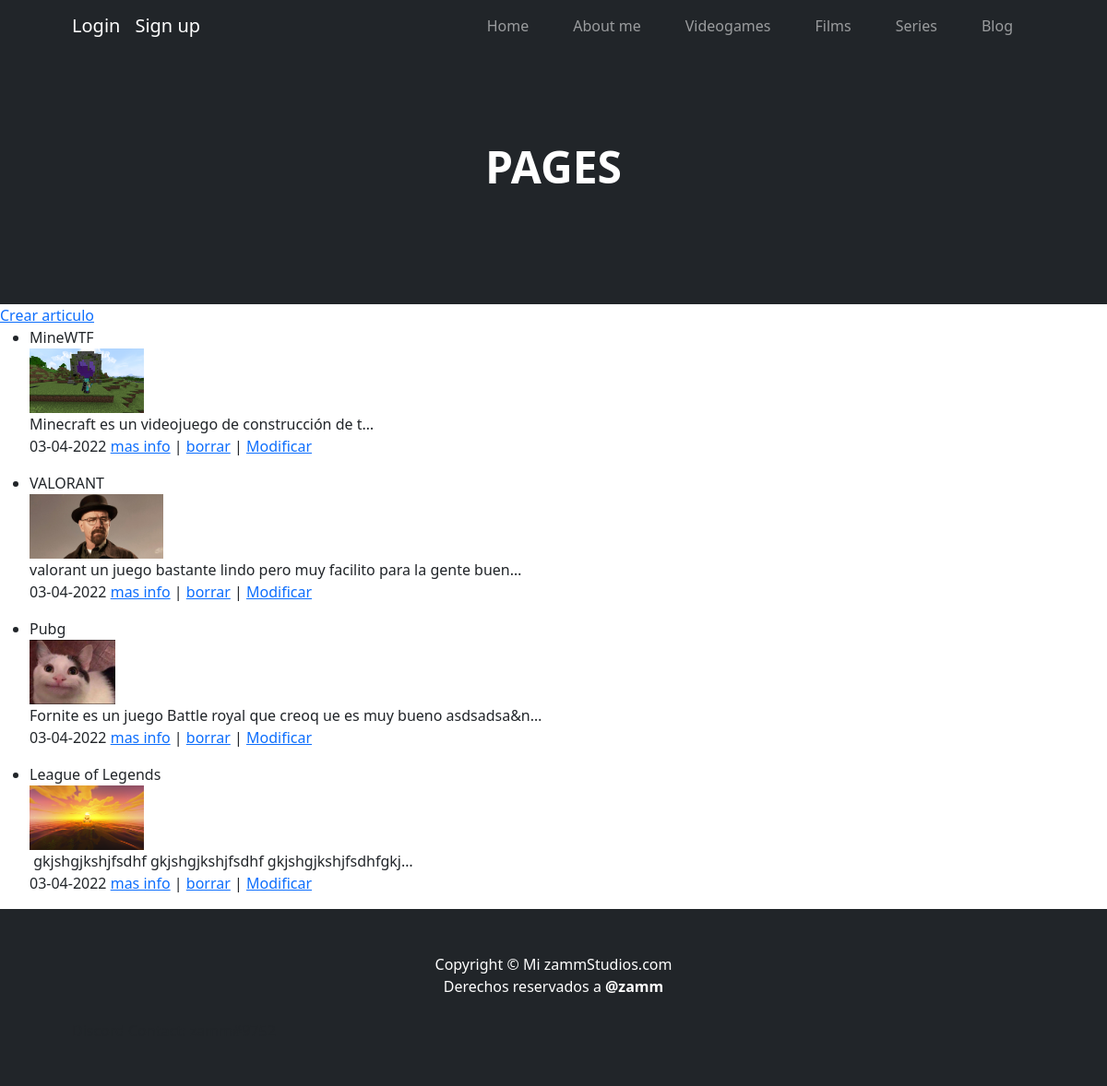
Page /pages/ on the earlier database version.
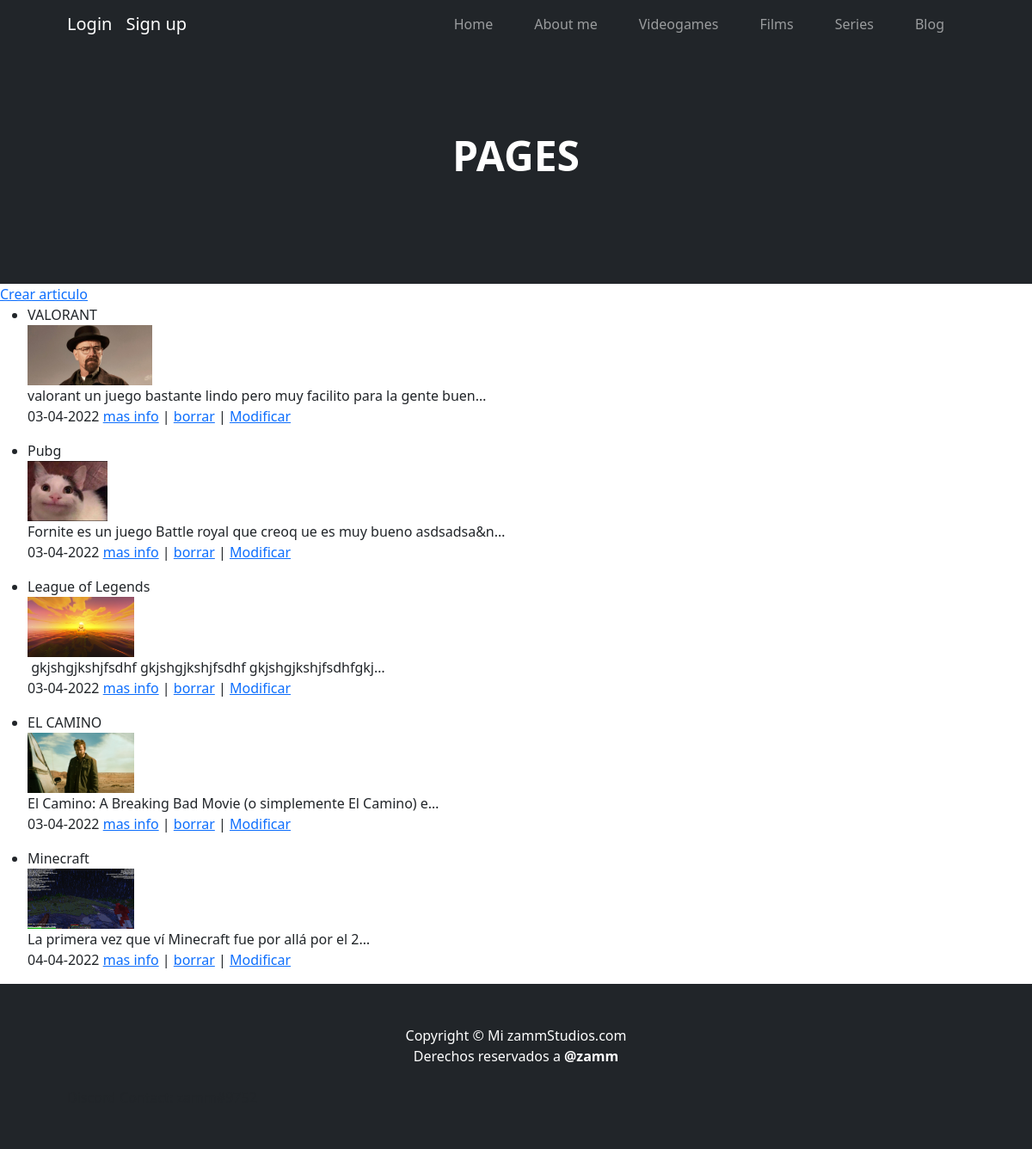
Same page on the later database version.
### blog/models.py (models this page shows, shortened)
class Page(models.Model):
    title = models.CharField(max_length=50)
    subtitle = models.CharField(max_length=100)
    image_page = models.ImageField(upload_to='blog/', blank=True, null=True)
    author = models.CharField(max_length=100)
    content = RichTextField(blank=True, null=True)
    datetimecreation = models.DateTimeField(auto_now_add=True)

### blog/views.py (the view)
# urls.py: path('', views.PagesList.as_view(), name='pages'),
class PagesList(ListView):
    model = Page
    template_name = 'blog/pages_list.html'

### blog/templates/blog/pages_list.html (shortened to what this page needs)
{% extends 'index/index.html' %}
{% block header_block %}
        <header class="bg-dark py-5">
            <div class="container px-5">
                <div class="row gx-5 justify-content-center">
                    <div class="col-lg-6">
                        <div class="text-center my-5">
                            {% block header_text_block %}
                                <h1 class="display-5 fw-bolder text-white mb-2">PAGES</h1>
                            {% endblock header_text_block %}
                        </div>
                    </div>
                </div>
            </div>
        </header>
{% endblock header_block %}
{% block body_block %}
        <a href={% url 'page_create' %}>Crear articulo</a>
    {% for page in page_list %}
        <ul>
            <li>{{page.title}}<br>
                {% if page.image_page %}
                    <img src="{{page.image_page.url}}" alt="image" height="70"><br>
                {% endif %}
                {{page.content|striptags|safe|truncatechars:"70"}}<br>
                {{page.datetimecreation | date:'d-m-Y'}}
                <a href={% url 'page_detail' page.id %}>mas info</a> |
                <a href={% url 'page_delete' page.id %}>borrar</a> |
                <a href={% url 'page_edit' page.id %}>Modificar</a>
            </li>
        </ul>
    {% endfor %}
{% endblock body_block %}

### index/templates/index/index.html (shortened to what this page needs)
<!DOCTYPE html>
<html lang="en">
    <head>
        {% load static %}
        <link href="https://cdn.jsdelivr.net/npm/bootstrap-icons@1.4.1/font/bootstrap-icons.css" rel="stylesheet" />
        <link href={% static 'css/styles.css' %} rel="stylesheet" />
    </head>
    <body>
        <nav class="navbar navbar-expand-lg navbar-dark bg-dark">
            <div class="container px-5">
                {% if request.user.is_authenticated %}
                    <a class="navbar-brand" href={% url 'logout' %}>Logout</a>
                    <a class="navbar-brand" href={% url 'edit' %}>Edit profile</a>
                {% else %}
                    <a class="navbar-brand" href={% url 'login' %}>Login</a>
                    <a class="navbar-brand" href={% url 'register' %}>Sign up</a>
                {% endif %}
                <div class="collapse navbar-collapse" id="navbarSupportedContent">
                    <ul class="navbar-nav ms-auto mb-2 mb-lg-0">
                        <li class="nav-item"><a class="nav-link" href={% url 'index' %}>Home</a></li>
                        <li class="nav-item"><a class="nav-link" href={% url 'about' %}>About me</a></li>
                        <li class="nav-item"><a class="nav-link" href={% url 'videojuego' %}>Videogames</a></li>
                        <li class="nav-item"><a class="nav-link" href={% url 'pelicula' %}>Films</a></li>
                        <li class="nav-item"><a class="nav-link" href={% url 'serie' %}>Series</a></li>
                        <li class="nav-item"><a class="nav-link" href={% url 'pages' %}>Blog</a></li>
                    </ul>
                </div>
            </div>
        </nav>
        {% block header_block %}{% endblock header_block %}
        {% block body_block %}{% endblock body_block %}
        <footer class="py-5 bg-dark">
            <div class="container px-5"><p class="m-0 text-center text-white">Copyright &copy; Mi zammStudios.com <br>Derechos reservados a <b>@zamm</b></p> <br>Discord Contact: zamm#9752</div>
        </footer>
    </body>
</html>

Differences in the rows shown:
removed Page: title "MineWTF", image_page (picture), content "Minecraft es un videojuego de construcción de t…", datetimecreation "03-04-2022"
added Page: title "EL CAMINO", image_page (picture), content "El Camino: A Breaking Bad Movie (o simplemente El Camino) e…", datetimecreation "03-04-2022"
added Page: title "Minecraft", image_page (picture), content "La primera vez que ví Minecraft fue por allá por el 2…", datetimecreation "04-04-2022"
